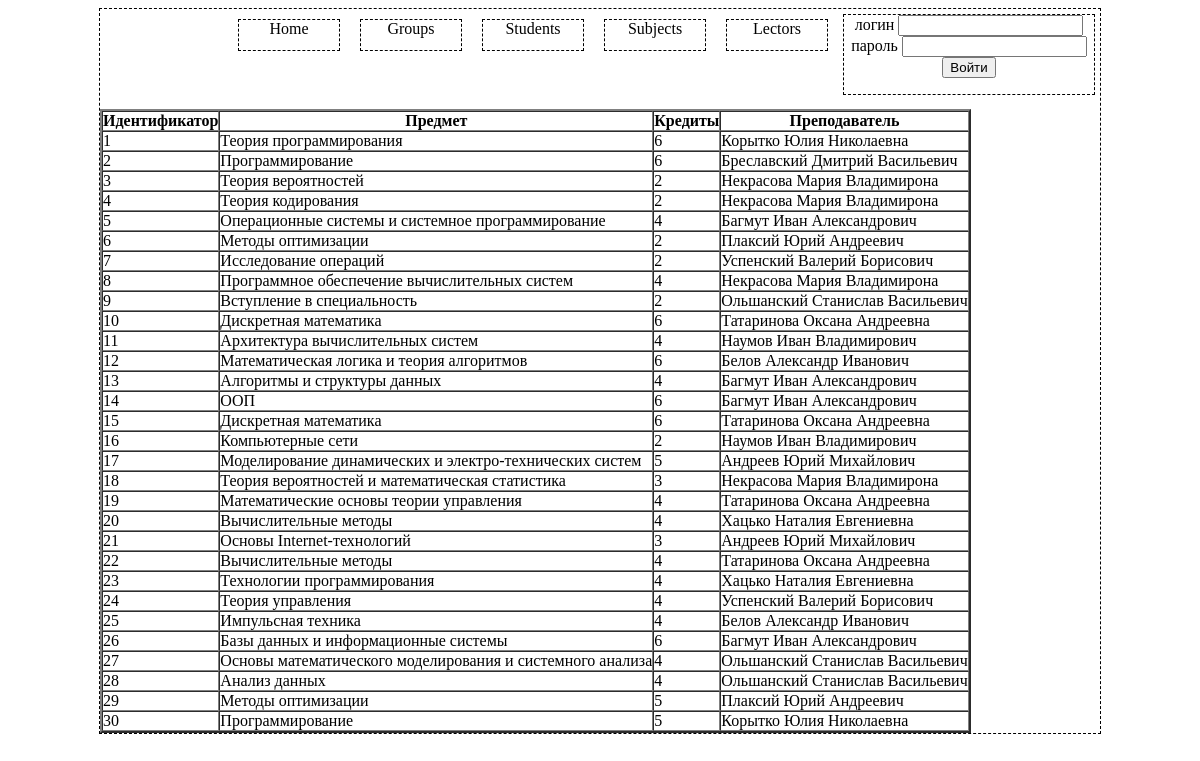
Screenshot of /IT_Project/subjects.php with the database file from the repository.
### tables this page shows
CREATE TABLE IF NOT EXISTS `subjects` (
  `subject_id` int(10) NOT NULL AUTO_INCREMENT,
  `subject_title` text,
  `subject_credits` int(11) DEFAULT NULL,
  `lector_id` int(10) DEFAULT NULL,
  PRIMARY KEY (`subject_id`),
  KEY `subjects_fk1` (`lector_id`)
);

CREATE TABLE IF NOT EXISTS `lectors` (
  `lector_id` int(10) NOT NULL AUTO_INCREMENT,
  `lector_name` text,
  `lector_position` text,
  `lector_email` text,
  `lector_login` tinytext,
  `lector_password` tinytext,
  PRIMARY KEY (`lector_id`)
);

### IT_Project/subjects.php (the view, shortened to what this page needs)
<?
  if (empty($_GET['page']))
  {$_GET['page'] = "subjects.php";
  include("index.php");
  } else
    {
  $query="Select * from subjects";
    $result=mysql_query($query);
    echo"<table border=2 cellpadding=0 cellspacing=0>";
    echo"<TR><TH>Идентификатор</TH><TH>Предмет</TH><TH>Кредиты</TH><TH>Преподаватель</TH></TR>";
    while($row=mysql_fetch_array($result))
    {
	$query2="select lector_name from lectors where lector_id=".$row['lector_id'];
	$resultlectors=mysql_query($query2);
	$rowlector=mysql_fetch_array($resultlectors);
   echo"<tr><td>".$row['subject_id']."</td><td>".$row['subject_title']."</td><td>".$row['subject_credits']."</td><td>".$rowlector['lector_name']."</td></tr>";
    }
    echo"</table>";
	}
?>

### rows the page displays
subjects: subject_id "1", subject_title "Теория программирования", subject_credits "6", lector.lector_name "Корытко Юлия Николаевна"
subjects: subject_id "2", subject_title "Программирование", subject_credits "6", lector.lector_name "Бреславский Дмитрий Васильевич"
subjects: subject_id "3", subject_title "Теория вероятностей", subject_credits "2", lector.lector_name "Некрасова Мария Владимирона"
subjects: subject_id "4", subject_title "Теория кодирования", subject_credits "2", lector.lector_name "Некрасова Мария Владимирона"
subjects: subject_id "5", subject_title "Операционные системы и системное программирование", subject_credits "4", lector.lector_name "Багмут Иван Александрович"
subjects: subject_id "6", subject_title "Методы оптимизации", subject_credits "2", lector.lector_name "Плаксий Юрий Андреевич"
subjects: subject_id "7", subject_title "Исследование операций", subject_credits "2", lector.lector_name "Успенский Валерий Борисович"
subjects: subject_id "8", subject_title "Программное обеспечение вычислительных систем", subject_credits "4", lector.lector_name "Некрасова Мария Владимирона"
subjects: subject_id "9", subject_title "Вступление в специальность", subject_credits "2", lector.lector_name "Ольшанский Станислав Васильевич"
subjects: subject_id "10", subject_title "Дискретная математика", subject_credits "6", lector.lector_name "Татаринова Оксана Андреевна"
subjects: subject_id "11", subject_title "Архитектура вычислительных систем", subject_credits "4", lector.lector_name "Наумов Иван Владимирович"
subjects: subject_id "12", subject_title "Математическая логика и теория алгоритмов", subject_credits "6", lector.lector_name "Белов Александр Иванович"
subjects: subject_id "13", subject_title "Алгоритмы и структуры данных", subject_credits "4", lector.lector_name "Багмут Иван Александрович"
subjects: subject_id "14", subject_title "ООП", subject_credits "6", lector.lector_name "Багмут Иван Александрович"
subjects: subject_id "15", subject_title "Дискретная математика", subject_credits "6", lector.lector_name "Татаринова Оксана Андреевна"
subjects: subject_id "16", subject_title "Компьютерные сети", subject_credits "2", lector.lector_name "Наумов Иван Владимирович"
subjects: subject_id "17", subject_title "Моделирование динамических и электро-технических систем", subject_credits "5", lector.lector_name "Андреев Юрий Михайлович"
subjects: subject_id "18", subject_title "Теория вероятностей и математическая статистика", subject_credits "3", lector.lector_name "Некрасова Мария Владимирона"
subjects: subject_id "19", subject_title "Математические основы теории управления", subject_credits "4", lector.lector_name "Татаринова Оксана Андреевна"
subjects: subject_id "20", subject_title "Вычислительные методы", subject_credits "4", lector.lector_name "Хацько Наталия Евгениевна"
subjects: subject_id "21", subject_title "Основы Internet-технологий", subject_credits "3", lector.lector_name "Андреев Юрий Михайлович"
subjects: subject_id "22", subject_title "Вычислительные методы", subject_credits "4", lector.lector_name "Татаринова Оксана Андреевна"
subjects: subject_id "23", subject_title "Технологии программирования", subject_credits "4", lector.lector_name "Хацько Наталия Евгениевна"
subjects: subject_id "24", subject_title "Теория управления", subject_credits "4", lector.lector_name "Успенский Валерий Борисович"
subjects: subject_id "25", subject_title "Импульсная техника", subject_credits "4", lector.lector_name "Белов Александр Иванович"
subjects: subject_id "26", subject_title "Базы данных и информационные системы", subject_credits "6", lector.lector_name "Багмут Иван Александрович"
subjects: subject_id "27", subject_title "Основы математического моделирования и системного анализа", subject_credits "4", lector.lector_name "Ольшанский Станислав Васильевич"
subjects: subject_id "28", subject_title "Анализ данных", subject_credits "4", lector.lector_name "Ольшанский Станислав Васильевич"
subjects: subject_id "29", subject_title "Методы оптимизации", subject_credits "5", lector.lector_name "Плаксий Юрий Андреевич"
subjects: subject_id "30", subject_title "Программирование", subject_credits "5", lector.lector_name "Корытко Юлия Николаевна"
